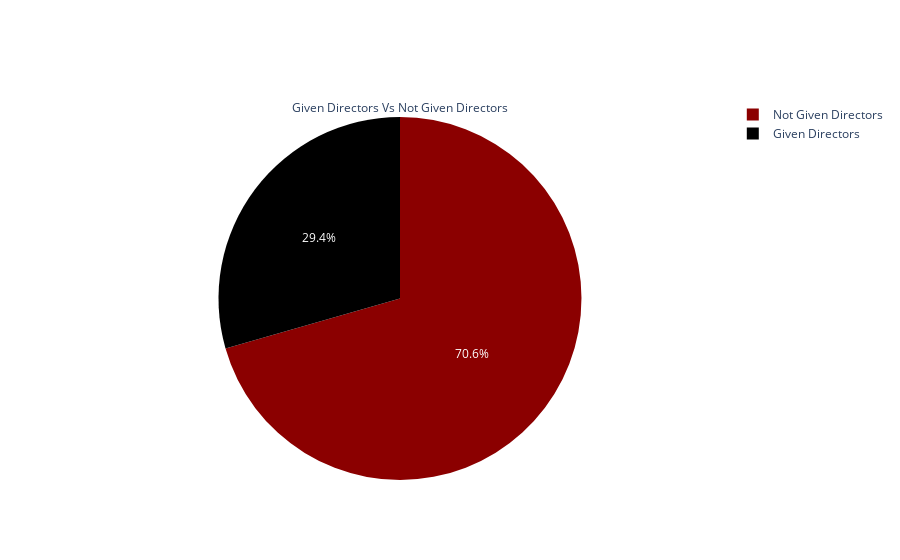

Notebook source saved alongside this figure:
### Code cell
import plotly.graph_objects as go
plt.figure(figsize=(10,6))
# Assuming you have values for directors[0] and given_directors

fig = go.Figure(data=[go.Pie(labels=['Given Directors', 'Not Given Directors'], 
                             values=[directors[0], given_directors],
                             title='Given Directors Vs Not Given Directors',
                             marker=dict(colors=['black', 'darkred']))])

fig.show()

### Figure 1 — Plotly figure (JSON) as saved in the notebook; plotly's stock layout.template omitted (floating-point values rounded to 4 significant figures)
{"data": [{"labels": ["Given Directors", "Not Given Directors"], "marker": {"colors": ["black", "darkred"]}, "title": {"text": "Given Directors Vs Not Given Directors"}, "type": "pie", "values": [2588, 6202]}], "layout": {}}
